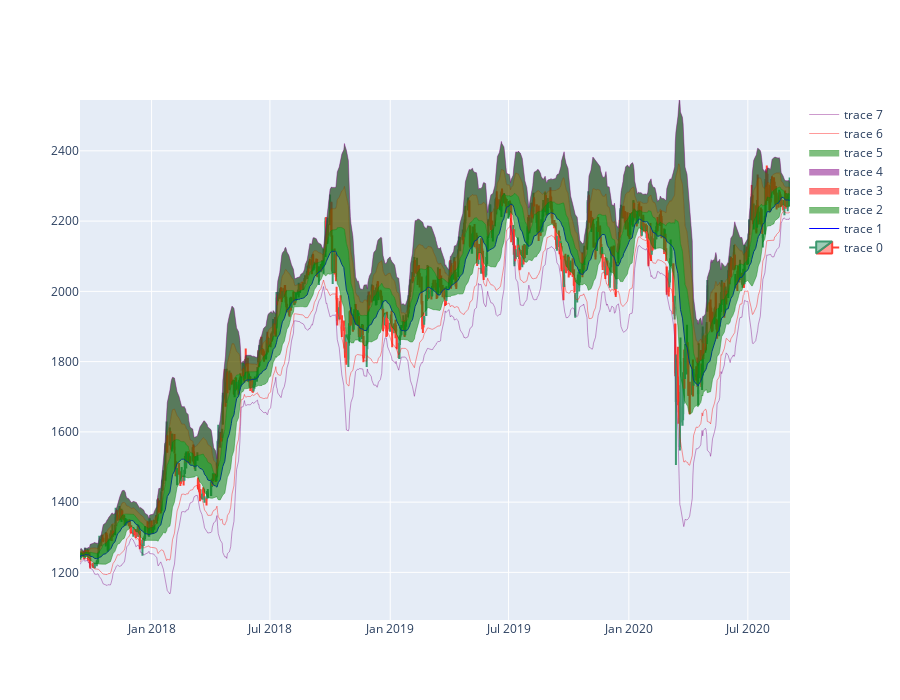

Write notebook code for a chart like this one.
### Code cell
fig = go.Figure(data=[
    go.Candlestick(
        x=stock_df.index,
        open=stock_df['Open'],
        high=stock_df['High'],
        low=stock_df['Low'],
        close=stock_df['Close']
    ),
    go.Scatter(x=stock_df.index, y=stock_df['SMA20'], line=dict(color='blue', width=1)),
    go.Scatter(x=stock_df.index, y=stock_df['SMA20_Upper_std1'], line=dict(color='green', width=0.4), fill='tonextx'),
    go.Scatter(x=stock_df.index, y=stock_df['SMA20_Upper_std2'], line=dict(color='red', width=0.4), fill='tonextx'),
    go.Scatter(x=stock_df.index, y=stock_df['SMA20_Upper_std3'], line=dict(color='purple', width=0.4), fill='tonextx'),
    go.Scatter(x=stock_df.index, y=stock_df['SMA20_Lower_std1'], line=dict(color='green', width=0.4), fill='tonextx'),
    go.Scatter(x=stock_df.index, y=stock_df['SMA20_Lower_std2'], line=dict(color='red', width=0.4)),
    go.Scatter(x=stock_df.index, y=stock_df['SMA20_Lower_std3'], line=dict(color='purple', width=0.4)),
])
fig.update_layout(xaxis_rangeslider_visible=False, height=700)
fig.show()

### Figure 1 — Plotly figure (JSON) as saved in the notebook; plotly's stock layout.template omitted (floating-point values rounded to 4 significant figures; data arrays with more than 128 entries replaced by an {"elided": "..."} marker saying what was removed)
{"data": [{"close": {"elided": "731 float values"}, "high": {"elided": "731 float values"}, "low": {"elided": "731 float values"}, "open": {"elided": "731 float values"}, "type": "candlestick", "x": {"elided": "731 str values"}}, {"line": {"color": "blue", "width": 1}, "type": "scatter", "x": {"elided": "731 str values"}, "y": {"elided": "731 float values"}}, {"fill": "tonextx", "line": {"color": "green", "width": 0.4}, "type": "scatter", "x": {"elided": "731 str values"}, "y": {"elided": "731 float values"}}, {"fill": "tonextx", "line": {"color": "red", "width": 0.4}, "type": "scatter", "x": {"elided": "731 str values"}, "y": {"elided": "731 float values"}}, {"fill": "tonextx", "line": {"color": "purple", "width": 0.4}, "type": "scatter", "x": {"elided": "731 str values"}, "y": {"elided": "731 float values"}}, {"fill": "tonextx", "line": {"color": "green", "width": 0.4}, "type": "scatter", "x": {"elided": "731 str values"}, "y": {"elided": "731 float values"}}, {"line": {"color": "red", "width": 0.4}, "type": "scatter", "x": {"elided": "731 str values"}, "y": {"elided": "731 float values"}}, {"line": {"color": "purple", "width": 0.4}, "type": "scatter", "x": {"elided": "731 str values"}, "y": {"elided": "731 float values"}}], "layout": {"height": 700, "xaxis": {"rangeslider": {"visible": false}}}}
